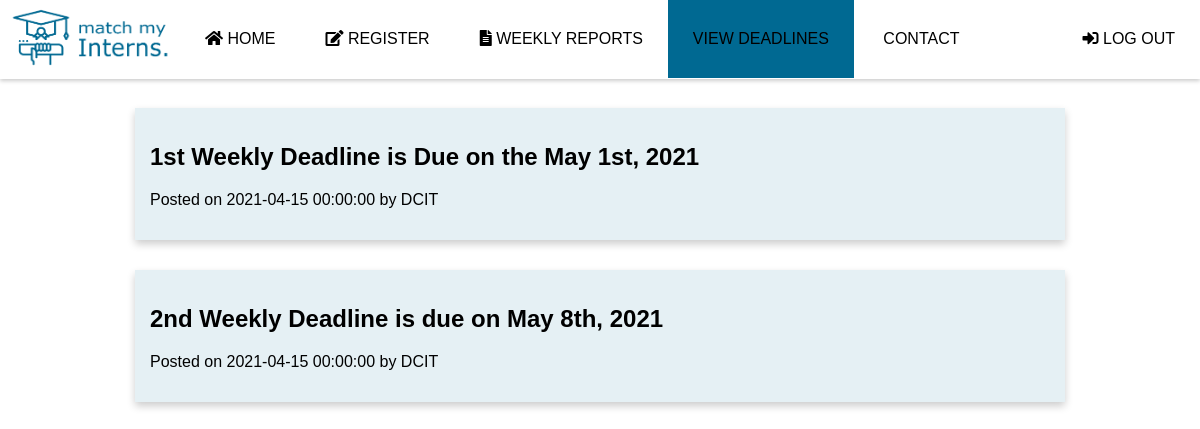
/studentDeadlines (signed in), run on the app's committed database.
### models.py (models this page shows, shortened)
class Deadlines(db.Model, UserMixin, ):
    deadlineID = db.Column(db.Integer, primary_key=True)
    deadline_message = db.Column(db.String(300), nullable=False)
    date = db.Column(db.DateTime, nullable=False)
    deadline_adminID = db.Column(db.Integer, db.ForeignKey('dcit_admin.adminID'), nullable=False)

class DCITAdmin(db.Model, UserMixin, ):
    adminID = db.Column(db.Integer, primary_key=True)
    aname = db.Column(db.String(120), nullable=False)
    aemail = db.Column(db.String(120), nullable=False)

### main.py (the view)
@app.route("/studentDeadlines", methods=(['GET']))
@login_required
def studentDeadlines():
    asgs = Deadlines.query.all()
    admin_list = DCITAdmin.query.all()
    return render_template("student-deadlines.html", deadlines=asgs, admin_list=admin_list)

### main.py (called while the page is built)
@login_manager.user_loader
def user_loader(email):
    return User.query.get(email)

### models.py (called while the page is built)
    @property
    def is_authenticated(self):
        return True

### templates/student-deadlines.html (shortened to what this page needs)
<!DOCTYPE html>
<html lang="en">
<head>
    <link rel="stylesheet" href="../static/css/navigationbar.css">
    <link rel="stylesheet" href="https://cdnjs.cloudflare.com/ajax/libs/font-awesome/4.7.0/css/font-awesome.min.css">
</head>
<body>
    <nav class="navbar navbar-inverse" style="z-index:2;">
        <div class="container-fluid">
            <ul class="nav navbar-nav">
                <li> <img src=" ../static/images/mmi_logo.png" alt="Match My Interns" width="180" height="75">  </li>
                <li ><a href="studentHome"> <span class = "fa fa-home"> </span> HOME </a> </li>
                <li><a href="studentRegistration"> <span class = "fas fa-edit"> </span> REGISTER </a></li>
                <li><a href="studentWeeklyReport"> <span class = "fas fa-file-alt"> </span> WEEKLY REPORTS </a></li>
                <li class="active"><a href="studentDeadlines">  VIEW DEADLINES </a></li>
                <li><a href="studentContact">  CONTACT </a></li>
                <li class="right"><a href="logout"> <i class="fas fa-sign-in-alt"> </i> LOG OUT</a></li>
            </ul>
        </div>
    </nav>
    <br> <br> <br>
    <br>
    <br> <br>
    {% for deadline in deadlines %}
        <div class="deadline_student">
            <h2>{{deadline.deadline_message}}</h2>
            {% for admins in admin_list %}
                {% if admins.adminID == deadline.deadline_adminID %}
                    <p> Posted on {{deadline.date}} by {{admins.aname}} </p>
                {% endif %}
            {% endfor %}
        </div>
    {% endfor %}
</body>
</html>

### static/css/navigationbar.css (style rules this page uses)
ul { list-style-type: none; margin: 0; padding: 0; overflow: hidden; background-color: #ffffff; }
li { float: left; }
li a { display: block; color: black; text-align: center; padding: 30px 25px; text-decoration: none; }
.active { background-color: #006992; }
.right { float: right; }
nav { box-shadow: 0 2px 4px 0 rgba(0,0,0,.2); position: fixed; top: 0px; width: 100%; }
body { margin:0; font-family: Helvetica; }
.right { right: 0; }
.deadline_student { background-color:rgba(0, 105, 146, 0.1); box-shadow: 0 4px 8px 0 rgba(0,0,0,0.2); float: center; width: 75%; padding: 15px; text-align: left; margin-left:auto; margin-right:auto; margin-bottom:30px; }

### data on the page
Deadlines: deadline_message "1st Weekly Deadline is Due on the May 1st, 2021", date "2021-04-15 00:00:00"
DCITAdmin: aname "DCIT"
Deadlines: deadline_message "2nd Weekly Deadline is due on May 8th, 2021", date "2021-04-15 00:00:00"
DCITAdmin: aname "DCIT"
